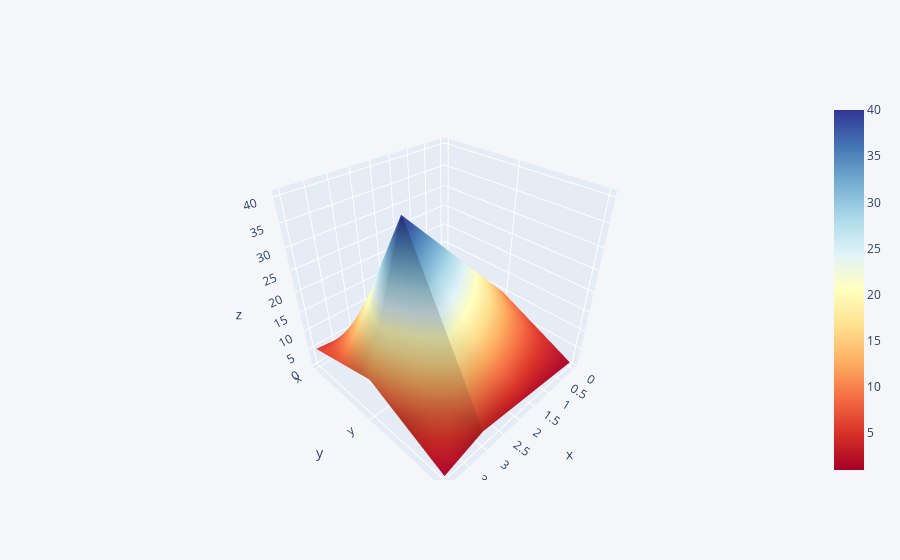

The code cell stored with this chart in its notebook:
### Code cell
# We can learn some methods on 3d plotting
df3.iplot(kind='surface',colorscale='rdylbu')

### Figure 1 — Plotly figure (JSON) as saved in the notebook; plotly's stock layout.template omitted (floating-point values rounded to 4 significant figures)
{"data": [{"colorscale": [[0, "rgb(165,0,38)"], [0.1, "rgb(215,48,39)"], [0.2, "rgb(244,109,67)"], [0.3, "rgb(253,174,97)"], [0.4, "rgb(254,224,144)"], [0.5, "rgb(255,255,191)"], [0.6, "rgb(224,243,248)"], [0.7, "rgb(171,217,233)"], [0.8, "rgb(116,173,209)"], [0.9, "rgb(69,117,180)"], [1, "rgb(49,54,149)"]], "type": "surface", "x": [0, 1, 2, 3, 4], "y": ["x", "y", "z"], "z": [[1, 2, 3, 4, 5], [10, 20, 30, 40, 10], [1, 2, 3, 4, 1]]}], "layout": {"legend": {"bgcolor": "#F5F6F9", "font": {"color": "#4D5663"}}, "paper_bgcolor": "#F5F6F9", "plot_bgcolor": "#F5F6F9", "title": {"font": {"color": "#4D5663"}}, "xaxis": {"gridcolor": "#E1E5ED", "showgrid": true, "tickfont": {"color": "#4D5663"}, "title": {"font": {"color": "#4D5663"}, "text": ""}, "zerolinecolor": "#E1E5ED"}, "yaxis": {"gridcolor": "#E1E5ED", "showgrid": true, "tickfont": {"color": "#4D5663"}, "title": {"font": {"color": "#4D5663"}, "text": ""}, "zerolinecolor": "#E1E5ED"}}}
